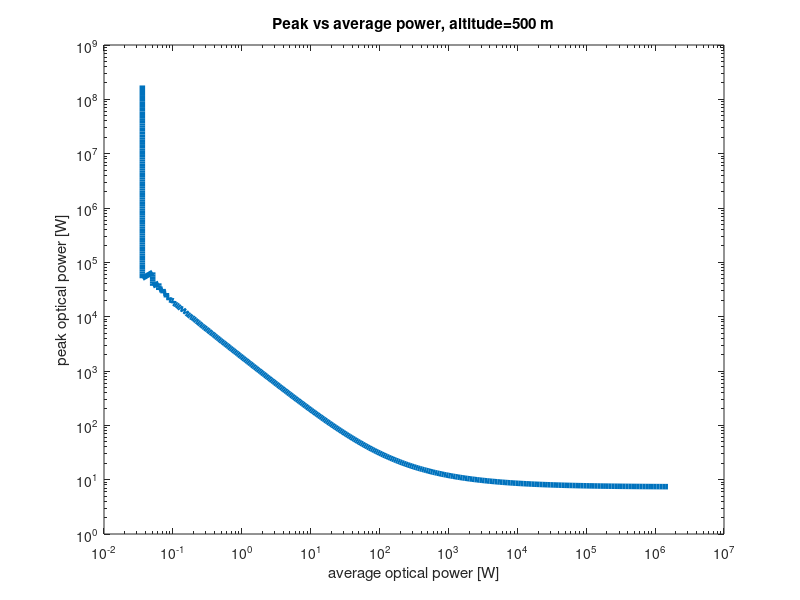

MATLAB code for this plot:
% arg1 is csv location
% arg2 is eps destination
clear all;
close;
clc;

colorspec = {[0.4 0 0.8]; [0.4 0.8 0]; [0.4 0.7 0.7]; ...
  [0 0.4 0.8]; [0.8 0.4 0]; [0.7 0.4 0.7]; ...
  [0.8 0 0.4]; [0 0.8 0.4]; [0.7 0.7 0.4]; ...
  [0 0 0.4]; [0 0.4 0]; [0.4 0 0]};


%% Poisson Jetser

sigma = 142e-12
a = 42.5e-12
b = 3.33e-6/sqrt(12)

%n = 1:200000000;
%s = (a^2+sqrt(a^4-4*a^2*sigma^2*n+4*b^2*sigma^2*n)-2*sigma^2*n)/(2*sigma^2);





PPS_B = 1.38e6;
PPS_S = 1.88e5; % photons per watt
pulse_length = 100e-12;

pulses = 1;

for i=1:370
	pulses = ceil(1.1^i);
	n = ceil(pulses*PPS_B*pulse_length);
	req_s = -(a^2-sqrt(a^4-4*a^2*sigma^2*n+4*b^2*sigma^2*n)-2*sigma^2*n)/(2*sigma^2);
	P_av(i) = req_s/PPS_S;
	P_peak(i) = P_av(i)/(pulses*pulse_length);
end

loglog(P_av, P_peak, 'linewidth', 4);

% threshold = [1 2 4 8 16 32 64 128 256 512 1024]
% x_max = 1000000;
% x = 1:1000;
% % for j=length(threshold):-1:1
% for j=1:length(threshold)
% 	for i=x
% 		y(i) = 1-sum(poisspdf(0:threshold(j), i));
% 	end
% 	semilogx(x,y, 'linewidth', 4, 'Color', colorspec{j})
% 	hold on;
% end

% hold off;
xlabel('average optical power [W]');
ylabel('peak optical power [W]')
% legend('thr=1','thr=2','thr=4','thr=8','thr=16','thr=32','thr=64', 'thr=128','thr=256', 'thr=512','thr=1024', 'location', 'northeastoutside');
title('Peak vs average power, altitude=500 m');
print('-deps', '-color', '../report/fig/hdm_peak_vs_av.eps');










